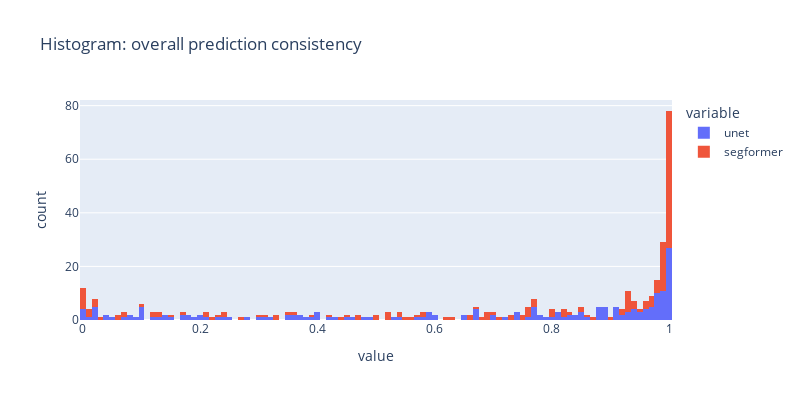

Source (notebook cell):
### Code cell
px.histogram(
    data_frame=perf_df[["unet", "segformer"]],
    barmode="relative",
    title="Histogram: overall prediction consistency",
    nbins=200,
    width=800,
    height=400,
)

### Figure 1 — Plotly figure (JSON) as saved in the notebook; plotly's stock layout.template omitted (floating-point values rounded to 4 significant figures; data arrays with more than 128 entries replaced by an {"elided": "..."} marker saying what was removed)
{"data": [{"alignmentgroup": "True", "bingroup": "x", "hovertemplate": "variable=unet<br>value=%{x}<br>count=%{y}<extra></extra>", "legendgroup": "unet", "marker": {"color": "#636efa", "pattern": {"shape": ""}}, "name": "unet", "nbinsx": 200, "offsetgroup": "unet", "orientation": "v", "showlegend": true, "type": "histogram", "x": {"elided": "186 float values"}, "xaxis": "x", "yaxis": "y"}, {"alignmentgroup": "True", "bingroup": "x", "hovertemplate": "variable=segformer<br>value=%{x}<br>count=%{y}<extra></extra>", "legendgroup": "segformer", "marker": {"color": "#EF553B", "pattern": {"shape": ""}}, "name": "segformer", "nbinsx": 200, "offsetgroup": "segformer", "orientation": "v", "showlegend": true, "type": "histogram", "x": {"elided": "186 float values"}, "xaxis": "x", "yaxis": "y"}], "layout": {"barmode": "relative", "height": 400, "legend": {"title": {"text": "variable"}, "tracegroupgap": 0}, "title": {"text": "Histogram: overall prediction consistency"}, "width": 800, "xaxis": {"anchor": "y", "domain": [0, 1], "title": {"text": "value"}}, "yaxis": {"anchor": "x", "domain": [0, 1], "title": {"text": "count"}}}}
